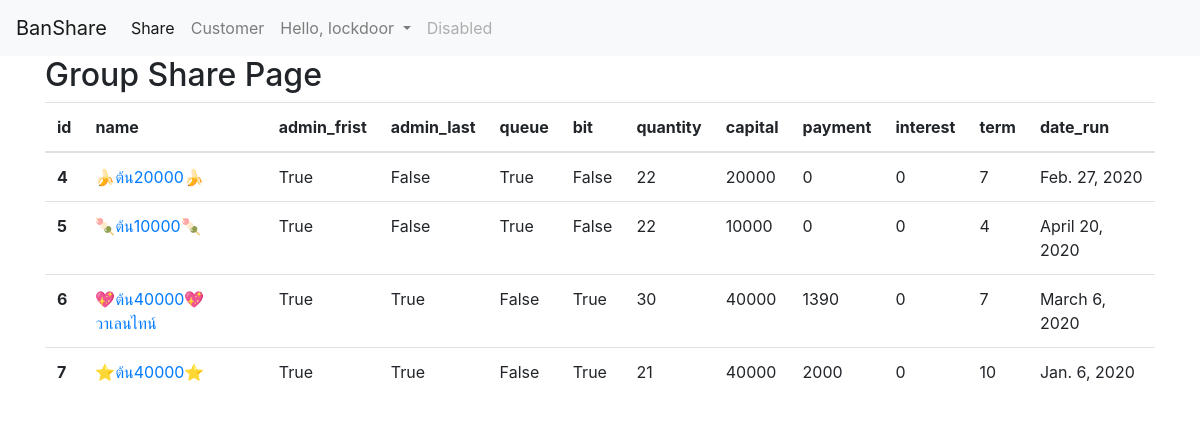
The app's page /shareGroup/ (signed in), older data.
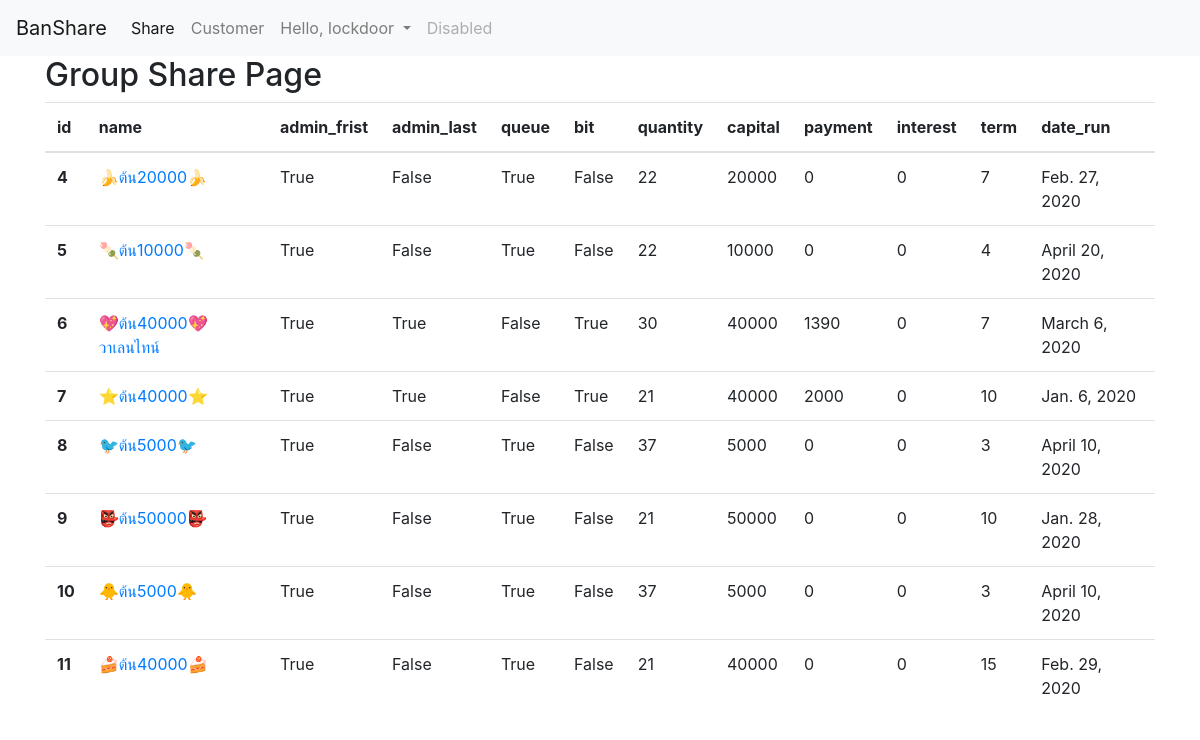
The same page, newer data.
### share/models.py (models this page shows, shortened)
class Share_groups(models.Model):
    name = models.CharField(max_length=200)
    admin_frist = models.BooleanField(default=True, help_text='เท้าแชร์ยกหัว')
    admin_last = models.BooleanField(default=False, help_text='เท้าแชร์หักค้ำท้าย')
    date_receive_no_payment = models.BooleanField(default=True, help_text='หักวันรับ')
    queue = models.BooleanField(default=False, help_text='รับตามมือจอง')
    fix_rate = models.BooleanField(default=False, help_text='ฟิกเรต')
    bit = models.BooleanField(default=False, help_text='บิท')
    quantity = models.IntegerField(help_text='จำนวนมือ')
    capital = models.IntegerField(help_text='เงินต้น', blank=True , null=True)
    payment = models.IntegerField(help_text='ส่งงวดละ', default=0)
    interest = models.IntegerField(help_text='ดอกต่องวด', default=0)
    term = models.IntegerField(help_text='จำนวนวันที่ส่งต่องวด', blank=True , null=True)
    fix_last_date = models.BooleanField(default=False, help_text='วันที่ส่งต้องลงท้ายตรงกัน แชร์ราย10วันและ15วันต้องติ๊กตรงนี้ด้วย')
    date_run = models.DateField(help_text='วันที่เริ่มวง')
    share_close = models.BooleanField(default=False, help_text='ปิดวง ไม่ต้องการให้แสดงผลแชร์วงนี้')
    build_share_pay_date = models.BooleanField(default=True, help_text='แสดงปุมสร้างวันจ่ายแชร์')

### share/views.py (the view)
# urls.py: path('shareGroup/', views.shareGroup, name='shareGroup'),
@login_required(login_url='share:loginForm')
def shareGroup(request):
    shares = Share_groups.objects.filter(share_close=False)
    return render(request, 'share/shareGroup.html', {'shares': shares})

### share/templates/share/shareGroup.html
{% extends 'share/nav.html' %}
{% block content %}
  <h2>Group Share Page</h2>
  <table class="table table-hover">
    <thead>
      <tr>
        <th scope="col">id</th>
        <th scope="col">name</th>
        <th scope="col">admin_frist</th>
        <th scope="col">admin_last</th>
        <th scope="col">queue</th>
        <th scope="col">bit</th>
        <th scope="col">quantity</th>
        <th scope="col">capital</th>
        <th scope="col">payment</th>
        <th scope="col">interest</th>
        <th scope="col">term</th>
        <th scope="col">date_run</th>
      </tr>
    </thead>
    <tbody>
      {% for share in shares %}
      <tr>
        <th scope="row">{{share.id}}</th>
        <td><a href="{% url 'share:shareDetail' share.id %}">{{share.name}}</a></td>
        <td>{{share.admin_frist}}</td>
        <td>{{share.admin_last}}</td>
        <td>{{share.queue}}</td>
        <td>{{share.bit}}</td>
        <td>{{share.quantity}}</td>
        <td>{{share.capital}}</td>
        <td>{{share.payment}}</td>
        <td>{{share.interest}}</td>
        <td>{{share.term}}</td>
        <td>{{share.date_run}}</td>
      </tr>
      {% endfor %}
{% endblock %}

### share/templates/share/nav.html (shortened to what this page needs)
{% extends 'share/header.html' %}
{% block nav %}
<nav class="navbar navbar-expand-lg navbar-light bg-light">
    <a class="navbar-brand" href="{% url 'share:index' %}">BanShare</a>
    {% if user.is_authenticated %}
    <div class="collapse navbar-collapse" id="navbarSupportedContent">
        <ul class="navbar-nav mr-auto">
            <li class="nav-item active">
                <a class="nav-link" href="{% url 'share:shareGroup' %}">Share <span class="sr-only">(current)</span></a>
            </li>
            <li class="nav-item">
                <a class="nav-link" href="{% url 'share:customer' %}">Customer</a>
            </li>
            <li class="nav-item dropdown">
                <a class="nav-link dropdown-toggle" href="#" id="navbarDropdown" role="button" data-toggle="dropdown"
                    aria-haspopup="true" aria-expanded="false">
                    Hello, {{user.username}}
                </a>
            </li>
            <li class="nav-item">
                <a class="nav-link disabled" href="#" tabindex="-1" aria-disabled="true">Disabled</a>
            </li>
        </ul>
    </div>
    {% endif %}
</nav>
<div class="container">
    {% block content %}
    {% endblock %}
</div>
{% endblock %}

### share/templates/share/header.html (shortened to what this page needs)
<!DOCTYPE html>
<html lang="en">
<head>
  <link rel="stylesheet" href="https://stackpath.bootstrapcdn.com/bootstrap/4.4.1/css/bootstrap.min.css"
>
</head>
<body>
  {% block nav %}
  {%endblock%}
</body>
</html>

Row changes from the older to the newer data that the page shows:
added Share_groups: id "8", name "🐦ต้น5000🐦", admin_frist "True", admin_last "False", queue "True", bit "False", quantity "37", capital "5000", payment "0", interest "0", term "3", date_run "April 10, 2020"
added Share_groups: id "9", name "👺ต้น50000👺", admin_frist "True", admin_last "False", queue "True", bit "False", quantity "21", capital "50000", payment "0", interest "0", term "10", date_run "Jan. 28, 2020"
added Share_groups: id "10", name "🐥ต้น5000🐥", admin_frist "True", admin_last "False", queue "True", bit "False", quantity "37", capital "5000", payment "0", interest "0", term "3", date_run "April 10, 2020"
added Share_groups: id "11", name "🍰ต้น40000🍰", admin_frist "True", admin_last "False", queue "True", bit "False", quantity "21", capital "40000", payment "0", interest "0", term "15", date_run "Feb. 29, 2020"
